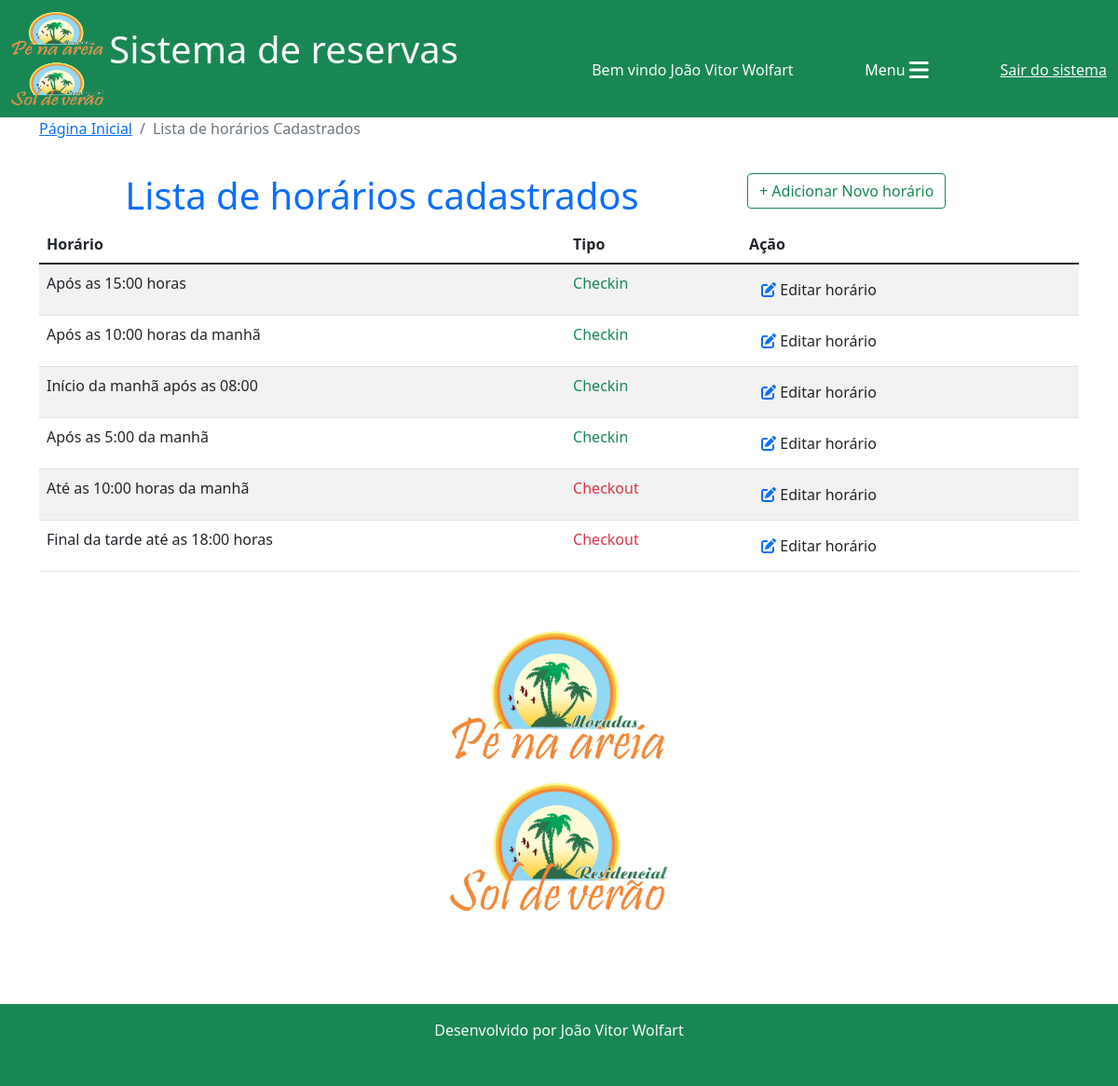
Before: /reservas/lista_horarios/ (signed in) with the older database file.
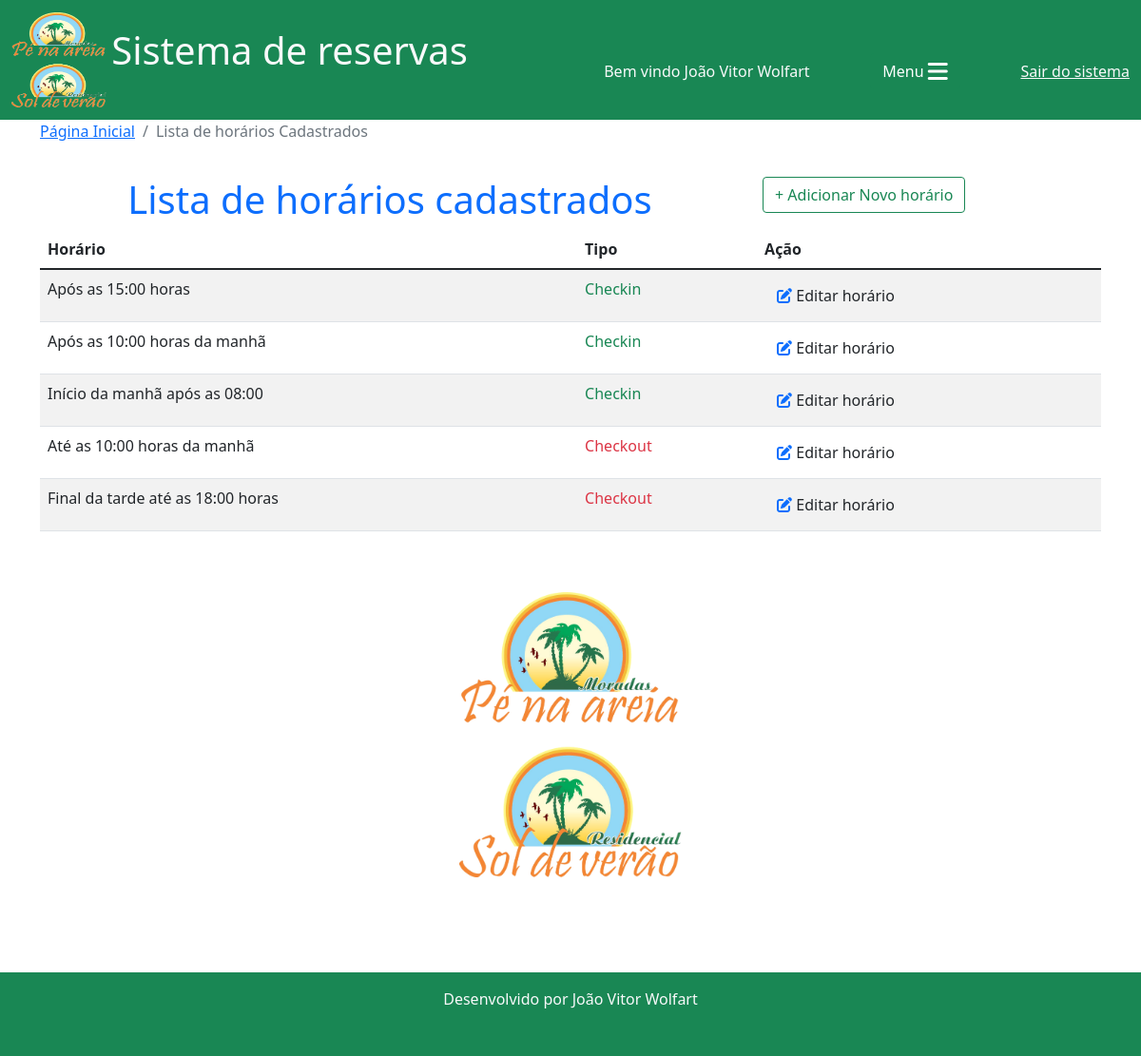
After: the same page with the newer database file.
### reservas/models.py (models this page shows, shortened)
class Horario(models.Model):
    hora = models.CharField(max_length=100)
    checkin = models.BooleanField(default=False)

### reservas/views.py (the view)
# urls.py: path('lista_horarios/', views.lista_horarios, name="lista_horarios"),
@login_required(login_url="login")
def lista_horarios(request):
    horarios = Horario.objects.all().order_by("-checkin")
    return render(request, "lista_horarios.html", {"horarios": horarios})

### reservas/templates/lista_horarios.html (shortened to what this page needs)
{% extends 'base.html'%}
{% load static %}
{% block 'conteudo'%}
<nav aria-label="breadcrumb">
  <ol class="breadcrumb">
    <li class="breadcrumb-item"><a href="{% url 'home'%}">Página Inicial</a></li>
    <li class="breadcrumb-item active" aria-current="page">Lista de horários Cadastrados</li>
  </ol>
</nav>
<div class="row">
  <div class="col-sm-8">
  <h1 style="padding-top: 20px;" class="text-center text-primary">Lista de horários cadastrados</h1>
  </div>
  <div class="col-sm-4">
    <a href="{% url 'cadastrar_horario'%}" class="btn btn-outline-success" style="margin-top: 20px;">+ Adicionar Novo horário</a>
  </div>
  </div>
<div class="col-12">
    <div class="col-12 table-responsive">
        <table class="table table-striped table-hover">
          <thead>
            <tr>
              <th scope="col">Horário</th>
              <th scope="col">Tipo</th>
              <th scope="col">Ação</th>
            </tr>
          </thead>
          <tbody>
            {% for c in horarios %}
            <tr>
                <td>{{c.hora}}</td>
                {% if c.checkin %}
                <td class="text-success">Checkin</td>
                {% else %}
                <td class="text-danger">Checkout</td>
                {% endif %}
                <td><a href="{% url 'alterar_horario' c.id%}" class="btn"><i class="fa-solid fa-pen-to-square text-primary"></i> Editar horário</a></td>
            </tr>
            {% endfor %}
          </tbody>
        </table>
</div>
</div>
<div class="row">
    <div style="height: 400px; text-align: center;">
      <img src="{% static 'img/logo1.png'%}" alt="" class="image-fluid mt-5" style="height: 300px; margin: 0 auto;">
    </div>
</div>
{% endblock %}

Changed rows visible on the page:
removed Horario: hora "Após as 5:00 da manhã", checkin "Checkin"
